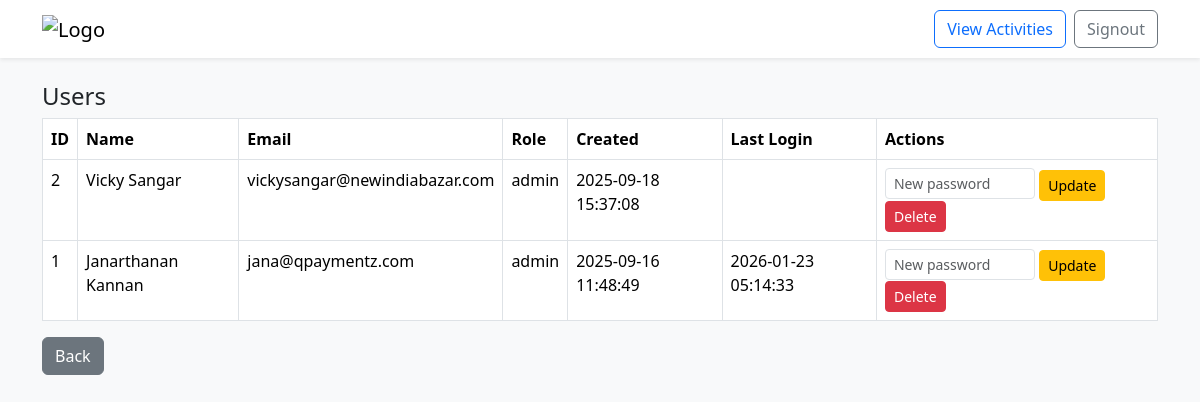
The app's page /admin/admin_dashboard.php (signed in) with its own data.
### tables this page shows
CREATE TABLE `users` (
  `id` int(10) UNSIGNED NOT NULL,
  `name` varchar(100) NOT NULL,
  `email` varchar(200) NOT NULL,
  `password_hash` varchar(255) NOT NULL,
  `role` enum('admin','user') NOT NULL DEFAULT 'user',
  `created_at` timestamp NOT NULL DEFAULT current_timestamp(),
  `last_login` timestamp NULL DEFAULT NULL
);

### admin/admin_dashboard.php (the view, shortened to what this page needs)
<?php
include 'db.php';
$users = $conn->query("SELECT id,name,email,role,created_at,last_login FROM users ORDER BY created_at DESC");
?>
<!DOCTYPE html>
<html>
<head>
  <link rel="stylesheet" href="https://cdn.jsdelivr.net/npm/bootstrap@5.3.2/dist/css/bootstrap.min.css">
</head>
<body class="bg-light">
<nav class="navbar navbar-expand bg-white shadow-sm">
  <div class="container">
    <a class="navbar-brand" href="dashboard"><img src="https://www.newindiabazar.com/images/logo.png" alt="Logo" height="50"></a>
    <div class="d-flex">
      <a href="activities" class="btn btn-outline-primary me-2">View Activities</a>
      <a href="logout" class="btn btn-outline-secondary">Signout</a>
    </div>
  </div>
</nav>
<div class="container py-4">
  <h4>Users</h4>
  <table class="table table-bordered">
    <tr><th>ID</th><th>Name</th><th>Email</th><th>Role</th><th>Created</th><th>Last Login</th><th>Actions</th></tr>
    <?php while($user = $users->fetch_assoc()): ?>
      <tr>
        <td><?= $user['id'] ?></td>
        <td><?= htmlspecialchars($user['name']) ?></td>
        <td><?= htmlspecialchars($user['email']) ?></td>
        <td><?= $user['role'] ?></td>
        <td><?= $user['created_at'] ?></td>
        <td><?= $user['last_login'] ?></td>
        <td>
          <form method="post" style="display:inline;">
            <input type="password" name="new_password" class="form-control form-control-sm d-inline-block" style="width:150px" placeholder="New password" required>
            <button name="update_pass" class="btn btn-sm btn-warning">Update</button>
          </form>
          <form method="post" style="display:inline;" onsubmit="return confirm('Are you sure you want to Delete this user?');">
            <button name="delete_user" class="btn btn-sm btn-danger">Delete</button>
          </form>
        </td>
      </tr>
    <?php endwhile; ?>
  </table>
  <a href="dashboard" class="btn btn-secondary">Back</a>
</div>
</body>
</html>

### records on screen
users: id "2", name "Vicky Sangar", email "vickysangar@newindiabazar.com", role "admin", created_at "2025-09-18 15:37:08"
users: id "1", name "Janarthanan Kannan", email "jana@qpaymentz.com", role "admin", created_at "2025-09-16 11:48:49", last_login "2026-01-23 05:14:33"
